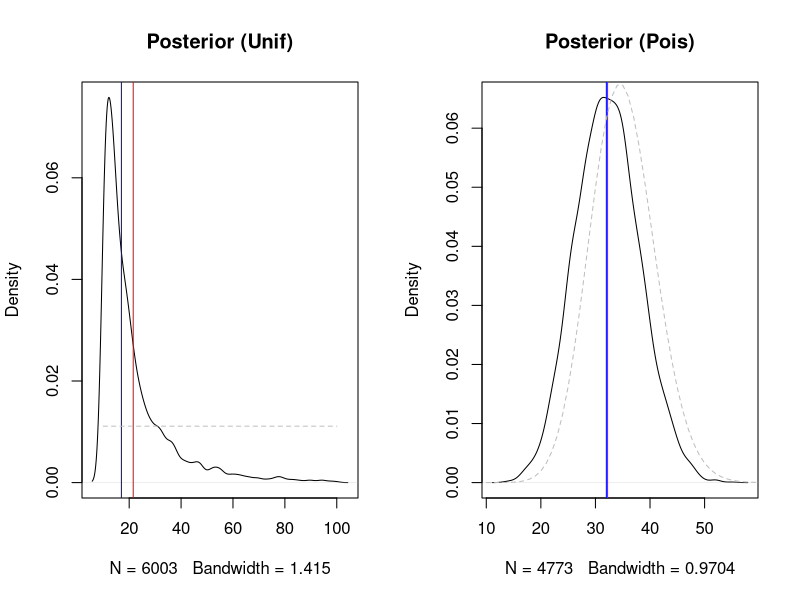

The R source for this figure:
n_sims = 100000

n_marked = 5
n_sampled = 7
n_recaptured = 3

unif_min = 10
unif_max = 100
unif_prior = sample(unif_min:unif_max, n_sims, replace=TRUE)

lambda = 35
pois_prior = rpois(n_sims, lambda)

#generative_model = function(n_total)
#{
#  marked = rep(1, n_marked)
#  unmarked = rep(0, n_total-n_marked)
#  
#  pop = c(marked, unmarked)
#  samp = sample(pop, n_sampled, replace=FALSE)
#  sum(samp)
#}
#
#sim_unif = sapply(unif_prior, generative_model)
#sim_pois = sapply(pois_prior, generative_model)

sim_unif = rhyper(n_sims, n_marked, unif_prior - n_marked, n_sampled)
sim_pois = rhyper(n_sims, n_marked, pois_prior - n_marked, n_sampled)

post_unif = unif_prior[sim_unif == n_recaptured]
post_pois = pois_prior[sim_pois == n_recaptured]


par(mfrow=c(1,2))

plot(density(post_unif), main = "Posterior (Unif)")
abline(v=mean(post_unif),col='red')
abline(v=median(post_unif),col='blue')

x = unif_min:unif_max
y = rep(1/(unif_max-unif_min), length(x))
lines(x,y, lty=2,col='grey')


plot(density(post_pois), main = "Posterior (Pois)")
abline(v=mean(post_pois),col='red')
abline(v=median(post_pois),col='blue')

x = unif_min:unif_max
y = dpois(x, lambda)
lines(x,y, lty=2,col='grey')

